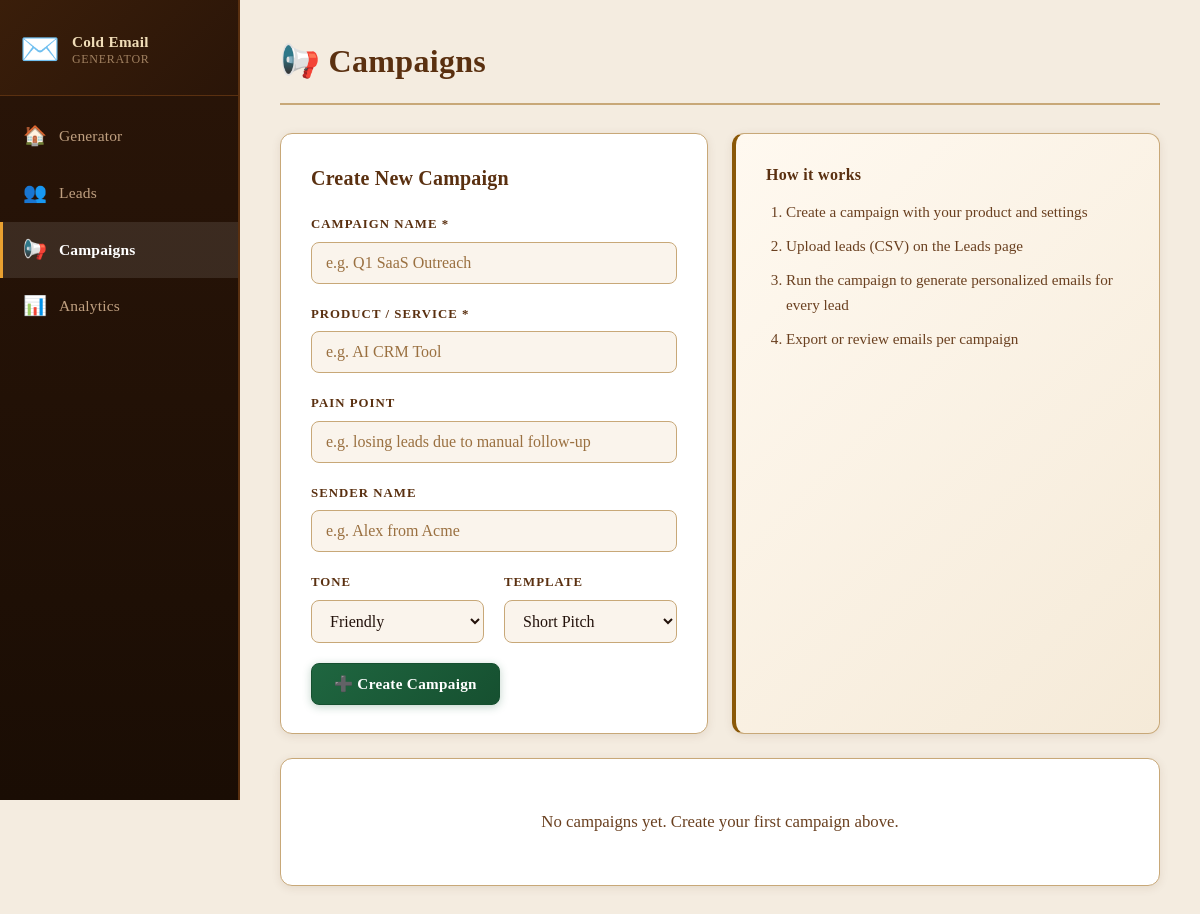
The page /campaigns on the database as committed earlier.
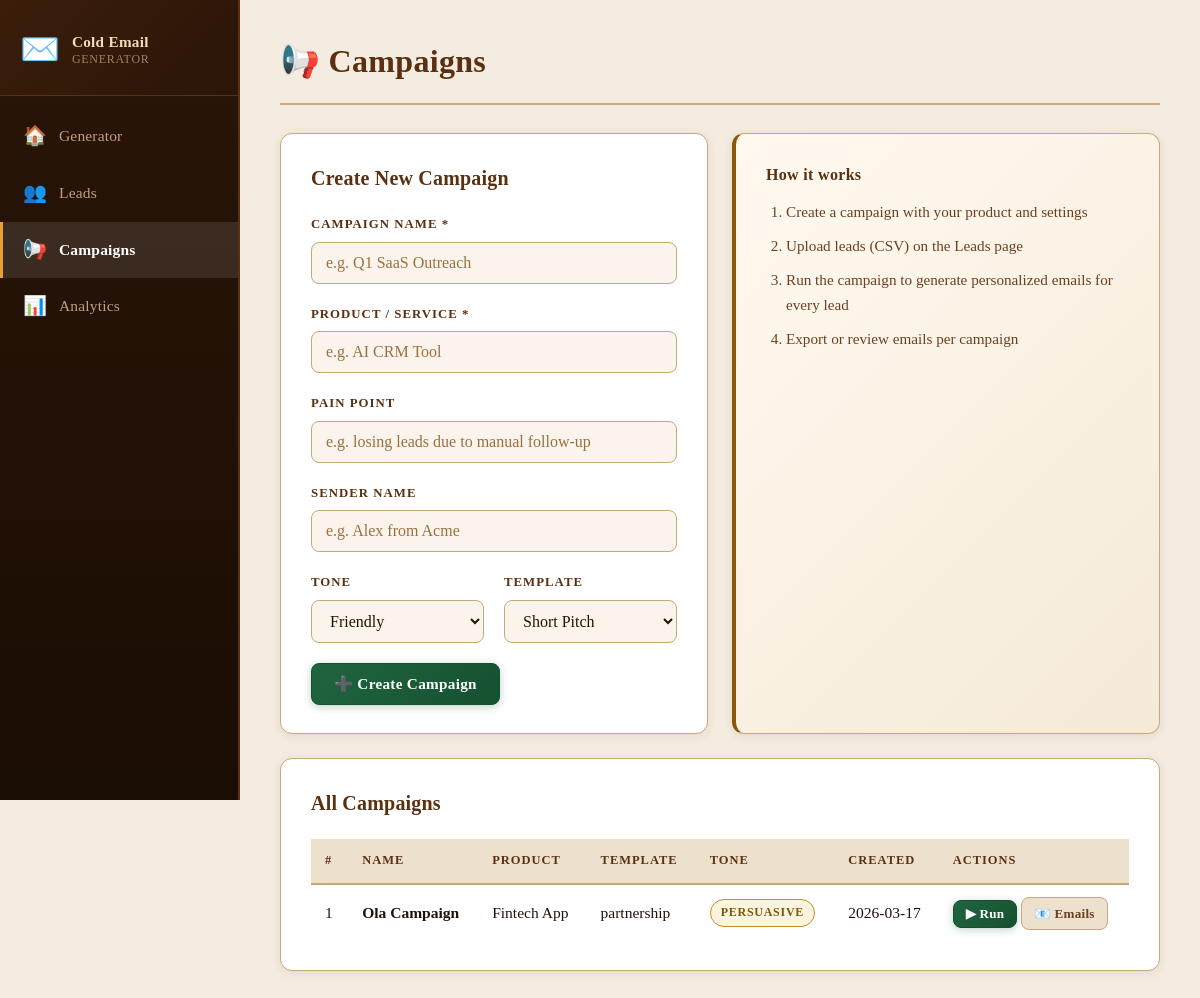
The same page on the database as committed later.
### tables this page shows
CREATE TABLE campaigns (
            id            INTEGER PRIMARY KEY AUTOINCREMENT,
            name          TEXT NOT NULL,
            product       TEXT NOT NULL,
            template_type TEXT DEFAULT "short_pitch",
            tone          TEXT DEFAULT "friendly",
            sender        TEXT DEFAULT "",
            created_at    DATETIME DEFAULT CURRENT_TIMESTAMP
        , pain_point TEXT DEFAULT "");

### app.py (the view)
@app.route('/campaigns')
def campaigns():
    db = get_db()
    campaigns = db.execute('SELECT * FROM campaigns ORDER BY id DESC').fetchall()
    return render_template('campaign.html', campaigns=campaigns)

### models/db.py (called while the page is built)
def get_db():
    if 'db' not in g:
        g.db = sqlite3.connect(
            config.DATABASE_PATH,
            detect_types=sqlite3.PARSE_DECLTYPES
        )
        g.db.row_factory = sqlite3.Row
        g.db.execute('PRAGMA journal_mode=WAL')
        g.db.execute('PRAGMA foreign_keys=ON')
    return g.db

### templates/campaign.html (shortened to what this page needs)
{% extends "base.html" %}
{% block page_title %}📢 Campaigns{% endblock %}
{% block content %}
<div class="two-col">
  <div class="card">
    <h2 class="card-title">Create New Campaign</h2>
    <form id="campaign-form">
      <div class="form-group">
        <label for="name">Campaign Name *</label>
        <input type="text" id="name" name="name" placeholder="e.g. Q1 SaaS Outreach" required />
      </div>
      <div class="form-group">
        <label for="product">Product / Service *</label>
        <input type="text" id="product" name="product" placeholder="e.g. AI CRM Tool" required />
      </div>
      <div class="form-group">
        <label for="pain_point">Pain Point</label>
        <input type="text" id="pain_point" name="pain_point" placeholder="e.g. losing leads due to manual follow-up" />
      </div>
      <div class="form-group">
        <label for="sender">Sender Name</label>
        <input type="text" id="sender" name="sender" placeholder="e.g. Alex from Acme" />
      </div>
      <div class="form-row">
        <div class="form-group">
          <label for="tone">Tone</label>
          <select id="tone" name="tone">
            <option value="friendly">Friendly</option>
          </select>
        </div>
        <div class="form-group">
          <label for="template_type">Template</label>
          <select id="template_type" name="template_type">
            <option value="short_pitch">Short Pitch</option>
          </select>
        </div>
      </div>
      <button type="submit" class="btn btn-primary">➕ Create Campaign</button>
    </form>
  </div>
  <div class="card info-card">
    <h3>How it works</h3>
    <ol class="steps-list">
      <li>Create a campaign with your product and settings</li>
      <li>Upload leads (CSV) on the Leads page</li>
      <li>Run the campaign to generate personalized emails for every lead</li>
      <li>Export or review emails per campaign</li>
    </ol>
  </div>
</div>
{% if campaigns %}
<div class="card mt-4">
  <h2 class="card-title">All Campaigns</h2>
  <div class="table-wrap">
    <table class="data-table">
      <thead>
        <tr>
          <th>#</th>
          <th>Name</th>
          <th>Product</th>
          <th>Template</th>
          <th>Tone</th>
          <th>Created</th>
          <th>Actions</th>
        </tr>
      </thead>
      <tbody>
        {% for c in campaigns %}
        <tr>
          <td>{{ c.id }}</td>
          <td><strong>{{ c.name }}</strong></td>
          <td>{{ c.product }}</td>
          <td>{{ c.template_type }}</td>
          <td><span class="badge badge-{{ c.tone }}">{{ c.tone }}</span></td>
          <td>{{ c.created_at[:10] }}</td>
          <td>
            <button class="btn btn-primary btn-xs" onclick="runCampaign({{ c.id }}, this)">▶ Run</button>
            <a href="/campaigns/{{ c.id }}/emails" class="btn btn-secondary btn-xs">📧 Emails</a>
          </td>
        </tr>
        {% endfor %}
      </tbody>
    </table>
  </div>
</div>
{% else %}
<div class="card mt-4 empty-state">
  <p>No campaigns yet. Create your first campaign above.</p>
</div>
{% endif %}
{% endblock %}

### templates/base.html (shortened to what this page needs)
<!DOCTYPE html>
<html lang="en">
<head>
  <link rel="stylesheet" href="/static/style.css" />
</head>
<body>
  <nav class="sidebar">
    <div class="sidebar-brand">
      <span class="brand-icon">✉️</span>
      <span class="brand-text">Cold Email<br><small>Generator</small></span>
    </div>
    <ul class="nav-links">
      <li><a href="/" class="nav-link {% if request.path == '/' %}active{% endif %}">
        <span class="nav-icon">🏠</span> Generator
      </a></li>
      <li><a href="/leads" class="nav-link {% if request.path.startswith('/leads') %}active{% endif %}">
        <span class="nav-icon">👥</span> Leads
      </a></li>
      <li><a href="/campaigns" class="nav-link {% if request.path.startswith('/campaigns') %}active{% endif %}">
        <span class="nav-icon">📢</span> Campaigns
      </a></li>
      <li><a href="/analytics" class="nav-link {% if request.path.startswith('/analytics') %}active{% endif %}">
        <span class="nav-icon">📊</span> Analytics
      </a></li>
    </ul>
  </nav>
  <main class="main-content">
    <div class="topbar">
      <h1 class="page-title">{% block page_title %}{% endblock %}</h1>
    </div>
    {% block content %}{% endblock %}
  </main>
</body>
</html>

Rows that differ between the two databases and show on the page:
added campaigns: id "1", name "Ola Campaign", product "Fintech App", template_type "partnership", tone "PERSUASIVE", created_at "2026-03-17"
Other text that changed with them:
text no longer shown: "No campaigns yet. Create your first campaign above."
text now shown: "All Campaigns # NAME PRODUCT TEMPLATE TONE CREATED ACTIONS"
